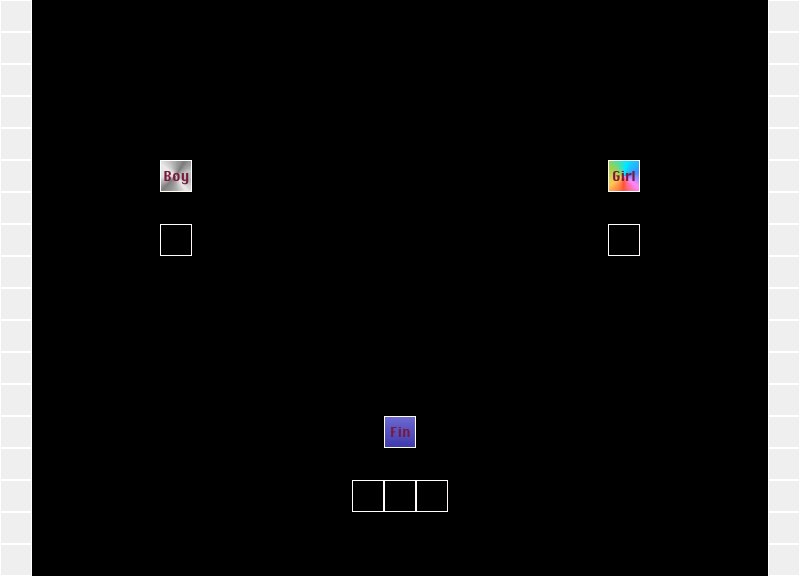

The image is a tile-based game level rendered from a .tmx file. Its description and source (layers, tilesets, objects; grid data summarised) follow:
An orthogonal 25x18 tile map with 32x32 px tiles, 1 tile layer (level).

<map version="1.0" orientation="orthogonal" width="25" height="18" tilewidth="32" tileheight="32">
 <properties>
  <property name="bg" value="rain" />
  <property name="end" value="they said, my god forbid it " />
  <property name="invert" value="true" />
  <property name="start" value="everything was different " />
 </properties>
 <tileset firstgid="1" name="1" tilewidth="32" tileheight="32">
  <image source="tilesheet.jpg" width="192" height="96" />
 </tileset>
 <layer name="level" width="25" height="18">
  <data>[450 cells, 44 non-empty, 5 distinct tile ids]</data>
 </layer>
</map>
